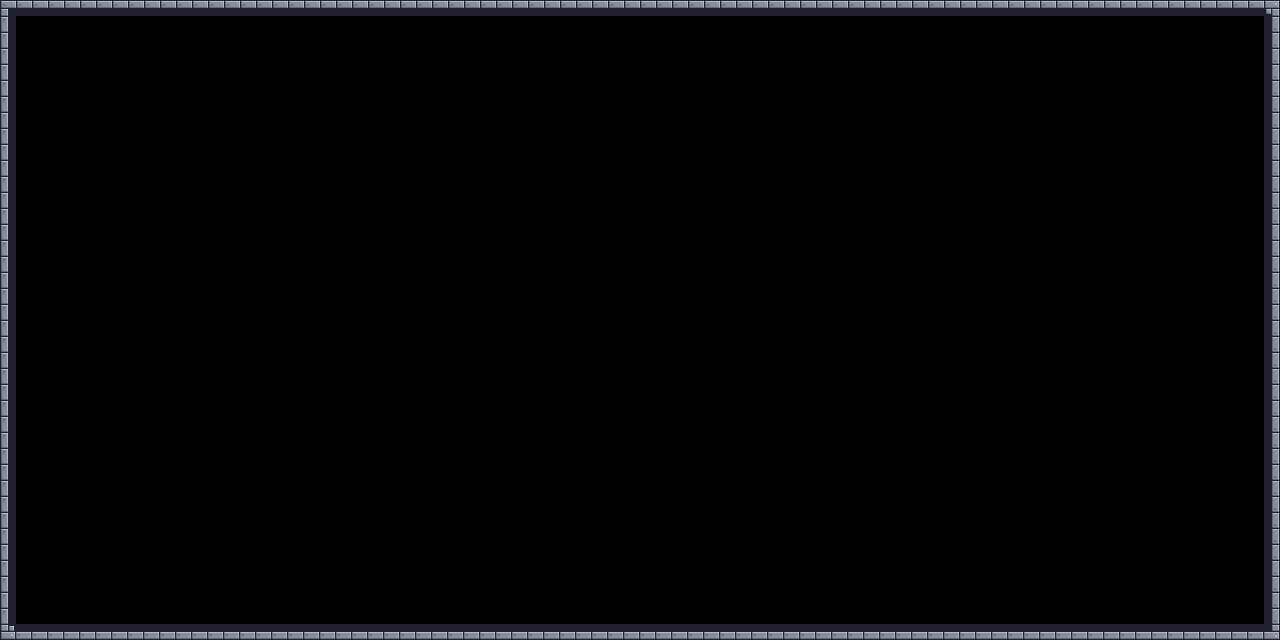

A level layout from a 2D game, rendered from its tile map. Below: a short description, then the map file with tile-grid data replaced by summaries:
An orthogonal 80x40 tile map with 16x16 px tiles, 2 tile layers (Tile Layer 1, floor) and 4 objects (4x wall).

<map version="1.10" tiledversion="1.10.2" orientation="orthogonal" renderorder="right-down" width="80" height="40" tilewidth="16" tileheight="16" infinite="0" nextlayerid="5" nextobjectid="117">
 <tileset firstgid="1" source="FypGame.tsx" />
 <layer id="1" name="Tile Layer 1" width="80" height="40">
  <data>[3200 cells, 0 non-empty, 0 distinct tile ids]</data>
 </layer>
 <layer id="2" name="floor" width="80" height="40">
  <data>[3200 cells, 236 non-empty, 8 distinct tile ids]</data>
 </layer>
 <objectgroup id="3" name="wall">
  <object id="1" name="wall" type="wall" x="0" y="0" width="1264" height="16" />
  <object id="2" name="wall" type="wall" x="1264" y="0" width="16" height="624" />
  <object id="3" name="wall" type="wall" x="16" y="624" width="1264" height="16" />
  <object id="4" name="wall" type="wall" x="0" y="16" width="16" height="624" />
 </objectgroup>
</map>
